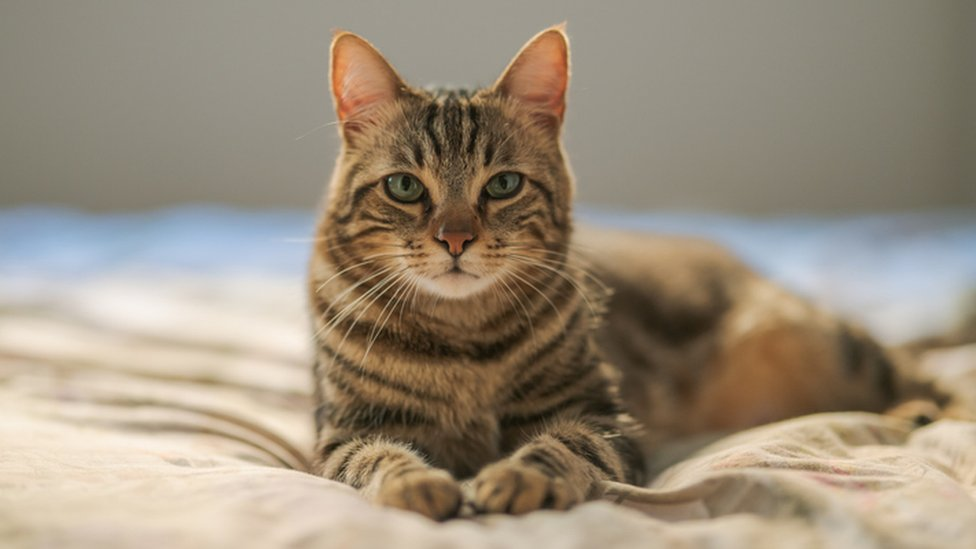
#> input picture photos/cat.jpg, 976 x 549 px
$ python transformation.py
#> lines starting #> are read from the running program, lines starting #| are printed output that depends on the picture
import cv2 as cv
import numpy as np
from mss import mss


def translate(img, x, y):
    transMat = np.float32([[1, 0, x], [0, 1, y]])
    dimensions = (img.shape[1], img.shape[0])
    return cv.warpAffine(img, transMat, dimensions)


def rotate(img, angle, rotPoint=None):
    (height, width) = img.shape[:2]
    if rotPoint is None:
        rotPoint = (width//2, height//2)

    rotMat = cv.getRotationMatrix2D(rotPoint, angle, 1.0)
    dimensions = (width, height)

    return cv.warpAffine(img, rotMat, dimensions)


img = cv.imread('photos/cat.jpg')
#> img is the input picture: shape (549, 976, 3); mean B, G, R 124.7, 142.7, 155.3

# [13 lines of commented-out code are left out]
flipneg = cv.flip(img, -1)
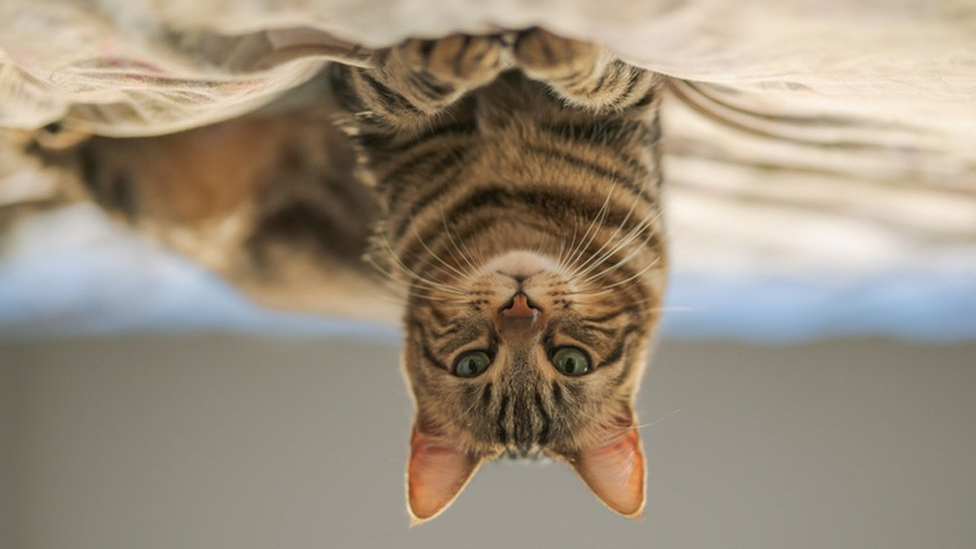
#> flipneg: shape (549, 976, 3); mean B, G, R 124.7, 142.7, 155.3
flipzero = cv.flip(img, 0)
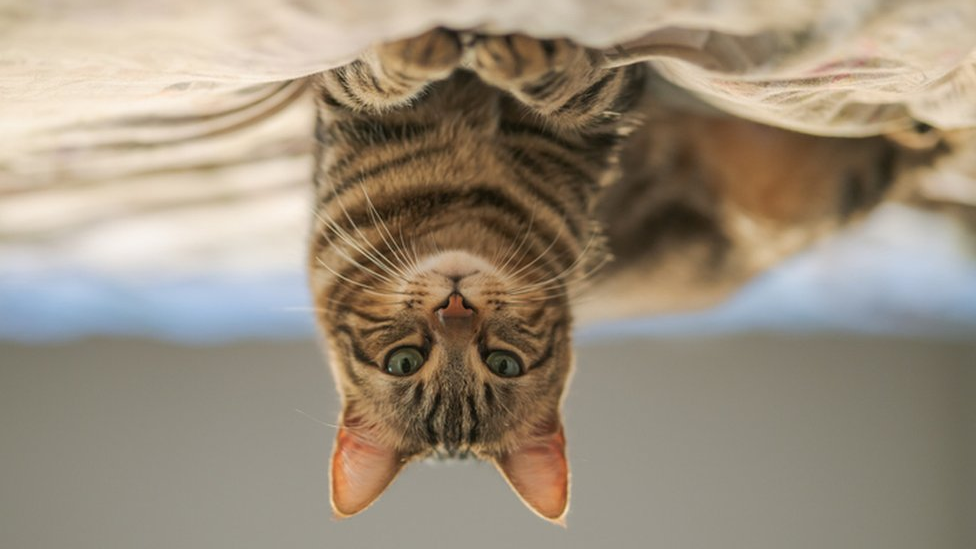
#> flipzero: shape (549, 976, 3); mean B, G, R 124.7, 142.7, 155.3
flipone = cv.flip(img, 1)
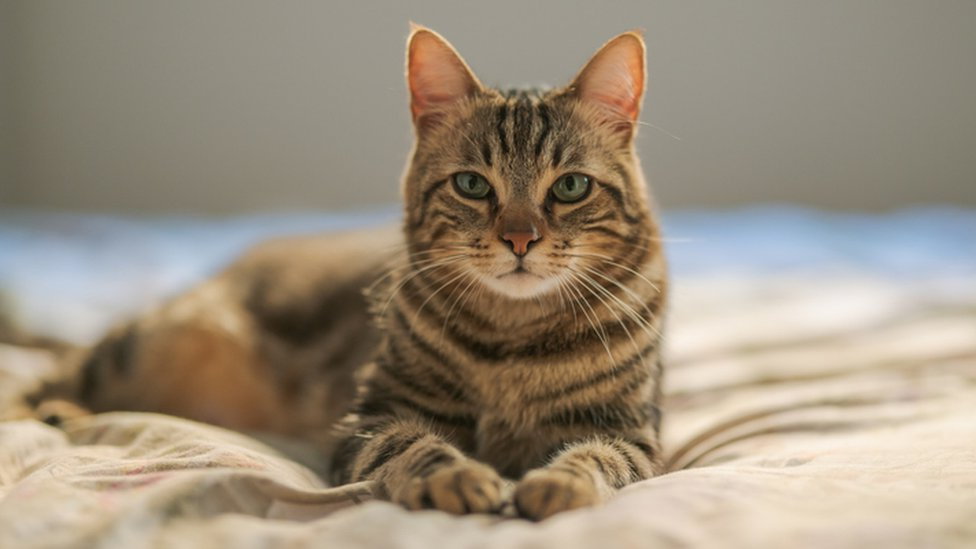
#> flipone: shape (549, 976, 3); mean B, G, R 124.7, 142.7, 155.3
cv.imshow('flipneg', flipneg)
cv.imshow('flipzero', flipzero)
cv.imshow('flipone', flipone)

# Cropping
cropped = img[200:600, 200:600]
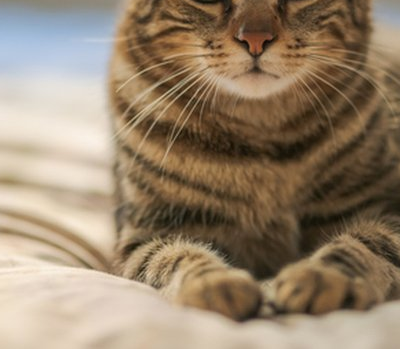
#> cropped: shape (349, 400, 3); mean B, G, R 108.1, 130.8, 149.7
cv.imshow('cropped', cropped)

cv.waitKey(0)

$ run again, with photos/people.jpg copied over photos/cat.jpg
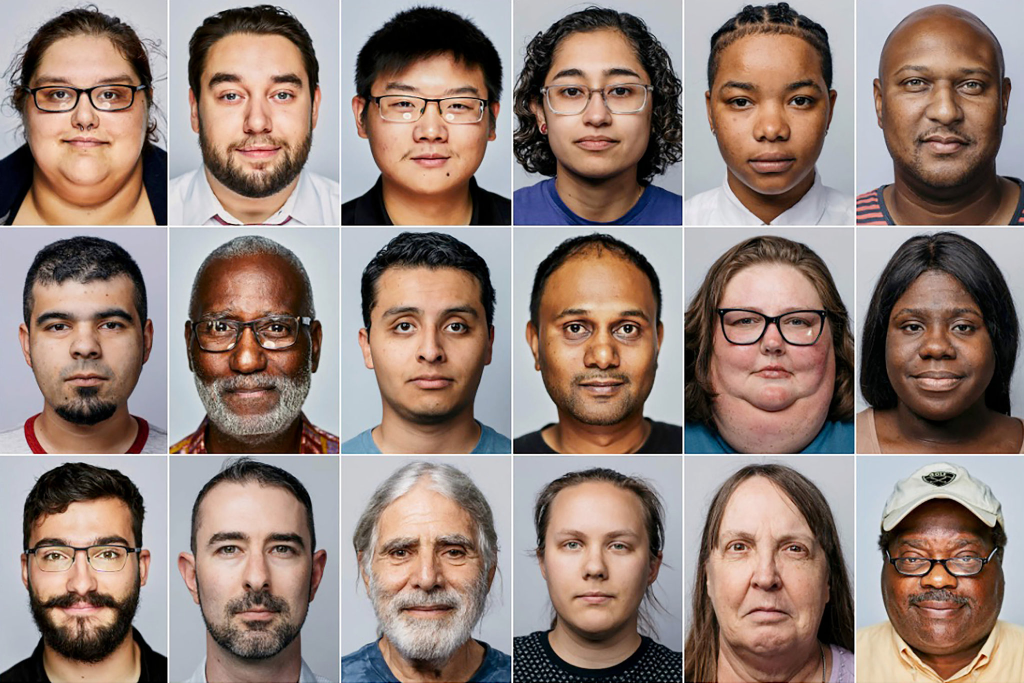
#> input picture photos/people.jpg, 2048 x 1365 px (shown at 1/2 size)
#> img is the input picture: shape (1365, 2048, 3); mean B, G, R 119.7, 128.3, 147.7
#> `flipone = cv.flip(img, 1)`:
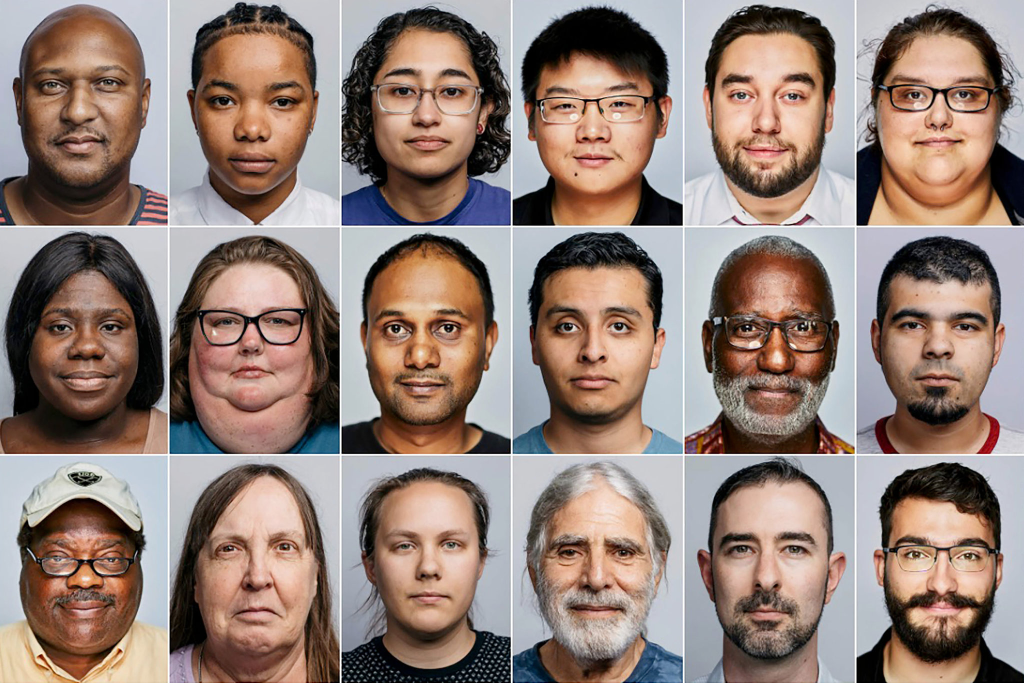
#> flipone: shape (1365, 2048, 3) (shown at 1/2 size); mean B, G, R 119.7, 128.3, 147.7
#> `cropped = img[200:600, 200:600]`:
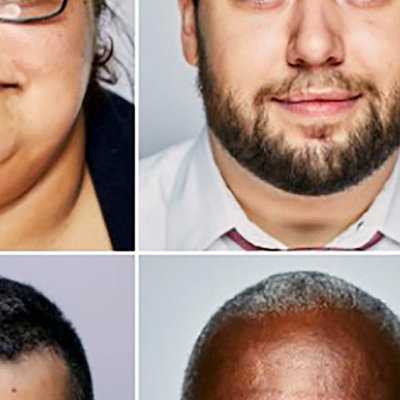
#> cropped: shape (400, 400, 3); mean B, G, R 130.5, 141.7, 166.5

$ run again, with photos/people2.jpg copied over photos/cat.jpg
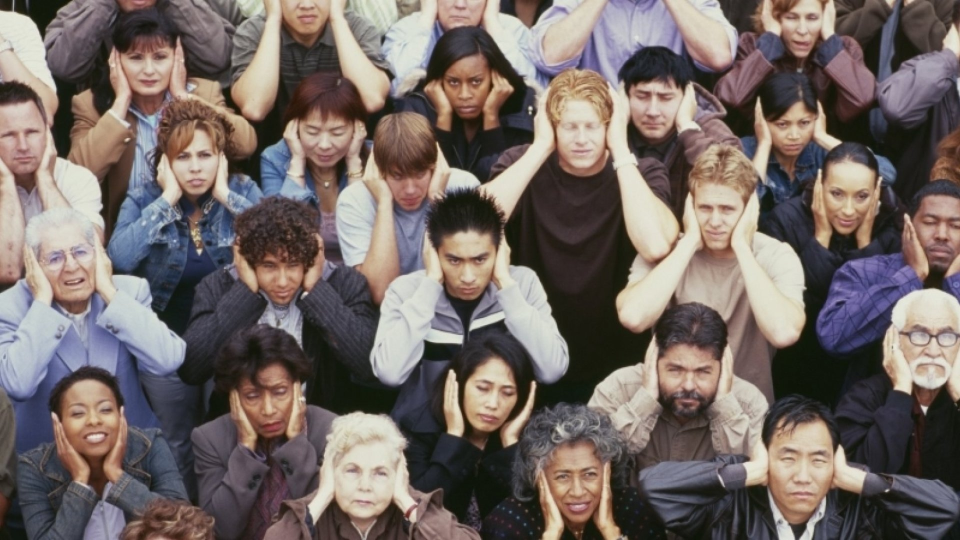
#> input picture photos/people2.jpg, 1920 x 1080 px (shown at 1/2 size)
#> img is the input picture: shape (1080, 1920, 3); mean B, G, R 101.9, 105.8, 116.6
#> `flipone = cv.flip(img, 1)`:
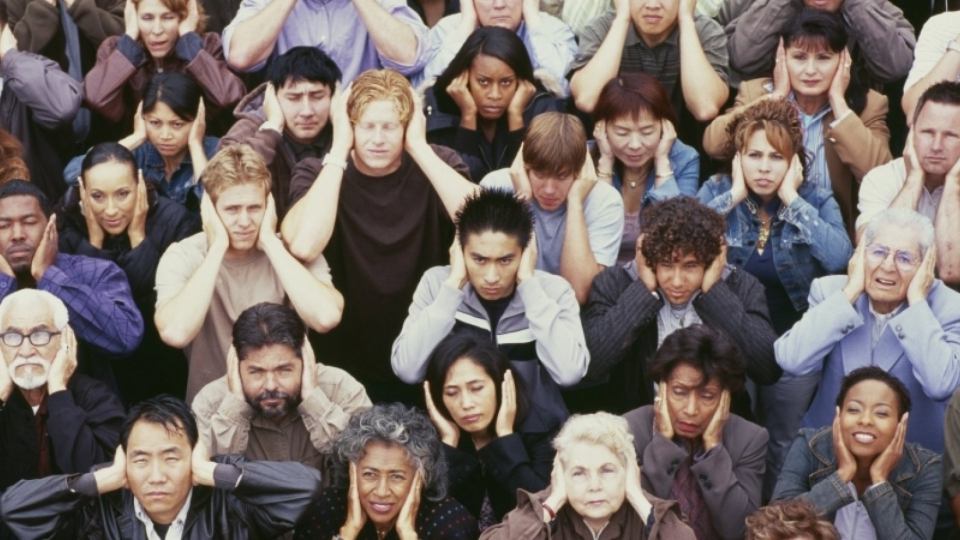
#> flipone: shape (1080, 1920, 3) (shown at 1/2 size); mean B, G, R 101.9, 105.8, 116.6
#> `cropped = img[200:600, 200:600]`:
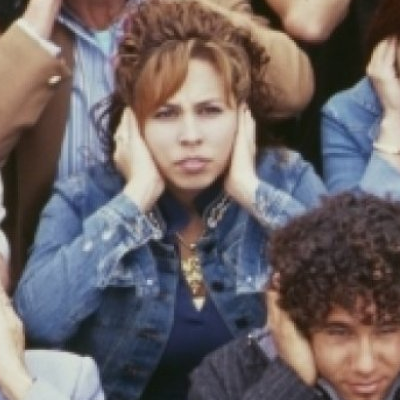
#> cropped: shape (400, 400, 3); mean B, G, R 102.5, 101.4, 109.7
